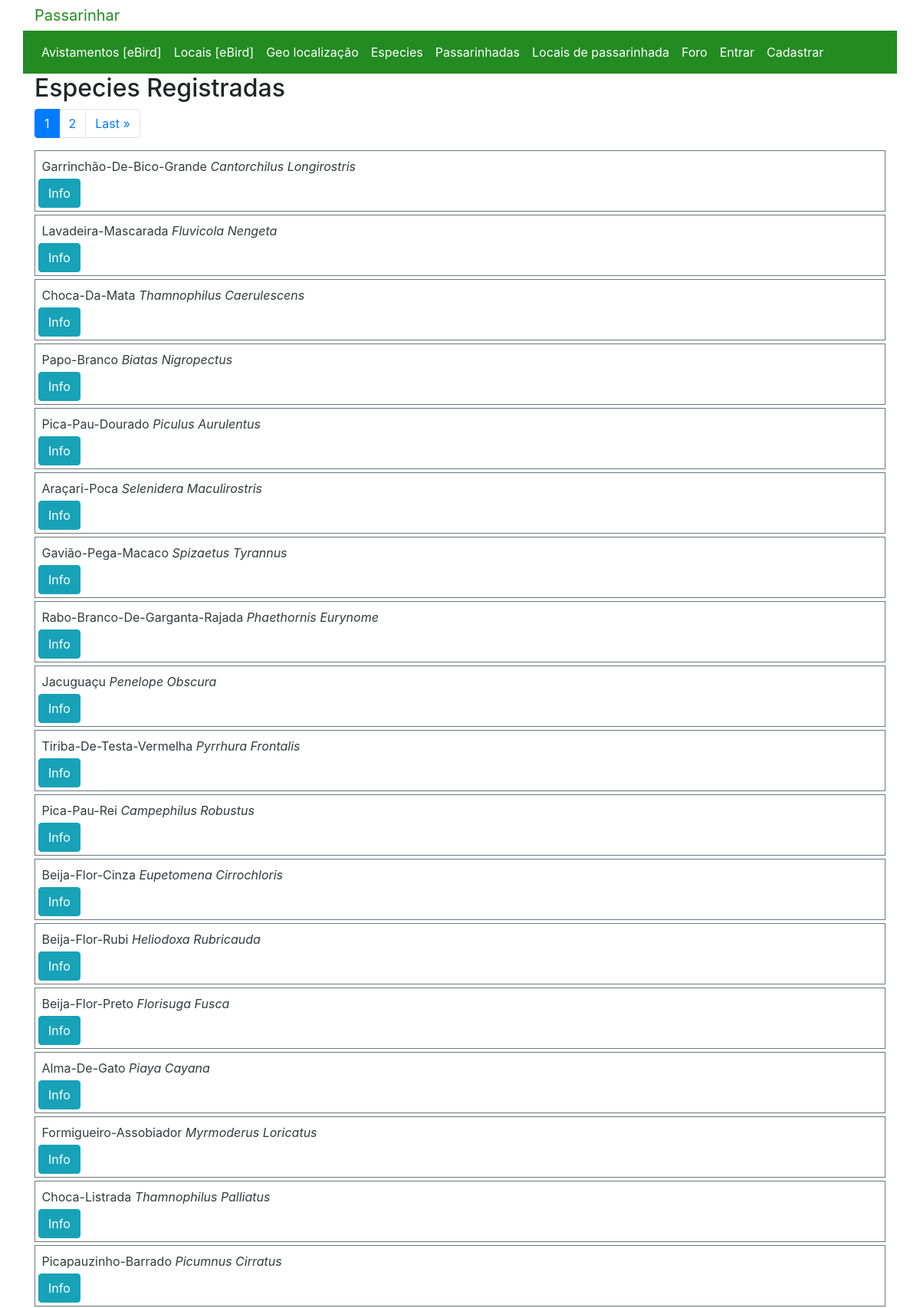
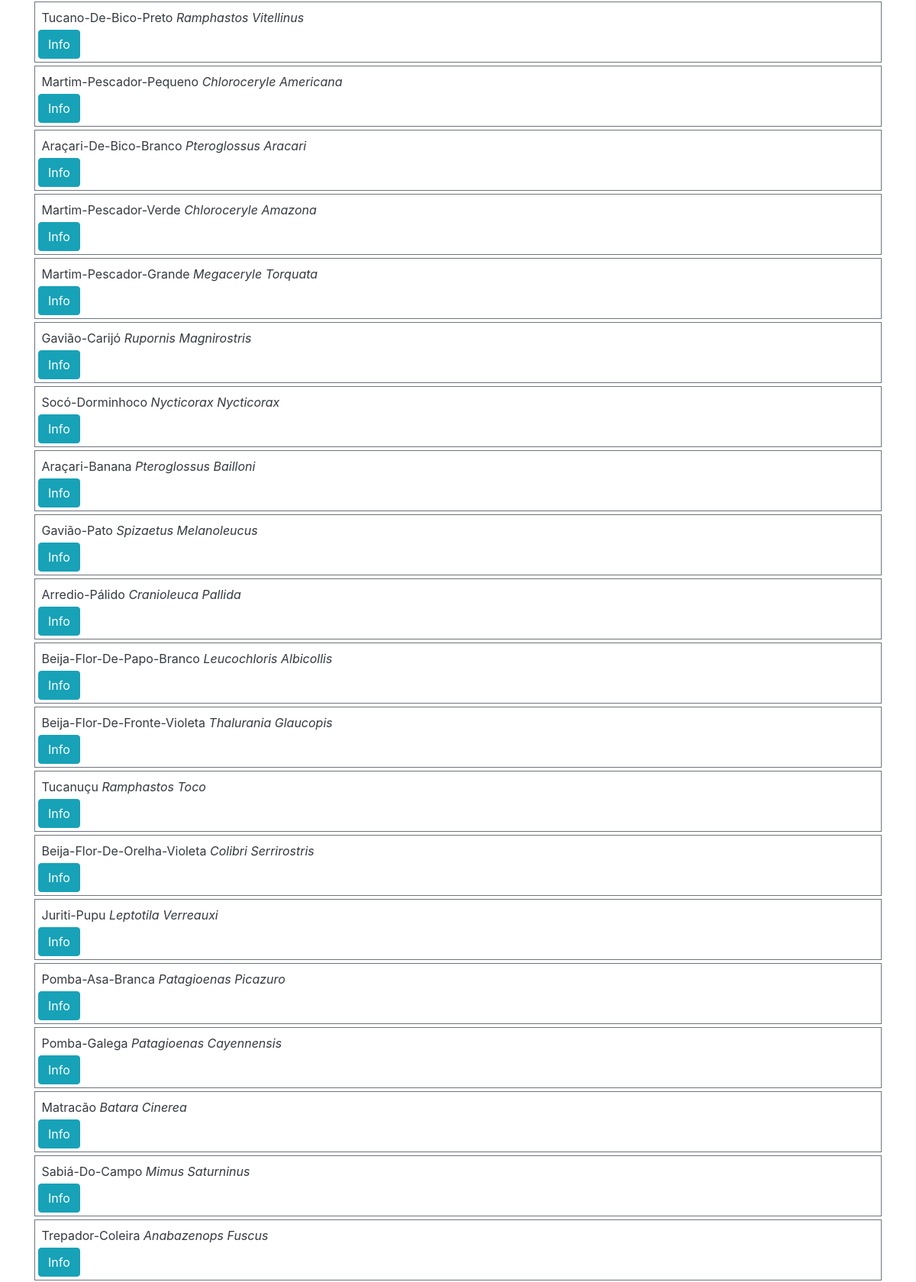
/allspices (upper part), run on the app's committed database (2 pictures, top to bottom).
### passarinhar/models.py (models this page shows, shortened)
class Spice(models.Model):
    name = models.CharField(max_length=64, unique=True)
    spice_code = models.CharField(max_length=20, null=True, blank=True)
    scientific_name = models.CharField(max_length=64, null=True, blank=True)
    DTScientific_name = models.ForeignKey(DataZoneSpecie, on_delete=models.CASCADE,null=True, blank=True, related_name="spice")
    description = models.TextField(blank=True)
    url_spice_img  = models.URLField(blank=True)
    image = ImageField(upload_to='spice_images/', pregenerated_sizes=["small", "medium"], null=True)

### passarinhar/views.py (the view)
# urls.py: path("allspices", views.allspices, name="allspices"),
def allspices(request):
    error = None
    page_obj = None
    allspices = Spice.objects.all()
    allspices = allspices.order_by("-pk").all()
    if allspices:
        p = Paginator(allspices, 30)
        page_number = request.GET.get('page')
        page_obj = p.get_page(page_number)
    else:
        error = 'Sem dados'
        page_obj = None
    return render(request, "passarinhar/spices.html", {
        'title':"Especies Registradas",
        'spices': allspices,
        'page_obj':page_obj,
        "error": error
        })

### passarinhar/templates/passarinhar/spices.html (shortened to what this page needs)
{% extends "passarinhar/layout.html" %}
{% load static %}
{% block body %}
<h2 id="page-title">{{ title }}</h2>
<nav aria-label="Page navigation">
    <ul class="pagination">
        <li class="page-item  active" aria-current="page"><a class="page-link"
                href="?page={{ page_obj.number }}">{{page_obj.number }}</a></li>
        {% if page_obj.has_next %}
        <li class="page-item"><a class="page-link"
                href="?page={{ page_obj.next_page_number }}">{{page_obj.next_page_number }}</a></li>
        <li class="page-item"><a class="page-link" href="?page={{ page_obj.paginator.num_pages }}">Last<span
                    aria-hidden="true"> &raquo;</span></a></li>
        {% endif %}
    </ul>
</nav>
{% for spice in spices %}
<div class="p-1 my-1 bg-white text-dark border border-secondary">
    <div id='spice-div{{spice.id}}' style="display:block" class="my-1">
        <span class="text-capitalize">{{ spice.name }}</span>
        <span class="text-capitalize font-italic">{{ spice.scientific_name }}</span>
    </div>
    <button type="submit" id='{{spice.id}}' class="btn btn-info">Info</button>
</div>
{% endfor %}
{% endblock %}

### passarinhar/static/passarinhar/styles.css (style rules this page uses)
a { color: forestgreen; }

### data on the page
Spice: name "Garrinchão-De-Bico-Grande", scientific_name "Cantorchilus Longirostris"
Spice: name "Lavadeira-Mascarada", scientific_name "Fluvicola Nengeta"
Spice: name "Choca-Da-Mata", scientific_name "Thamnophilus Caerulescens"
Spice: name "Papo-Branco", scientific_name "Biatas Nigropectus"
Spice: name "Pica-Pau-Dourado", scientific_name "Piculus Aurulentus"
Spice: name "Araçari-Poca", scientific_name "Selenidera Maculirostris"
Spice: name "Gavião-Pega-Macaco", scientific_name "Spizaetus Tyrannus"
Spice: name "Rabo-Branco-De-Garganta-Rajada", scientific_name "Phaethornis Eurynome"
Spice: name "Jacuguaçu", scientific_name "Penelope Obscura"
Spice: name "Tiriba-De-Testa-Vermelha", scientific_name "Pyrrhura Frontalis"
Spice: name "Pica-Pau-Rei", scientific_name "Campephilus Robustus"
Spice: name "Beija-Flor-Cinza", scientific_name "Eupetomena Cirrochloris"
Spice: name "Beija-Flor-Rubi", scientific_name "Heliodoxa Rubricauda"
Spice: name "Beija-Flor-Preto", scientific_name "Florisuga Fusca"
Spice: name "Alma-De-Gato", scientific_name "Piaya Cayana"
Spice: name "Formigueiro-Assobiador", scientific_name "Myrmoderus Loricatus"
Spice: name "Choca-Listrada", scientific_name "Thamnophilus Palliatus"
Spice: name "Picapauzinho-Barrado", scientific_name "Picumnus Cirratus"
Spice: name "Tucano-De-Bico-Preto", scientific_name "Ramphastos Vitellinus"
Spice: name "Martim-Pescador-Pequeno", scientific_name "Chloroceryle Americana"
Spice: name "Araçari-De-Bico-Branco", scientific_name "Pteroglossus Aracari"
Spice: name "Martim-Pescador-Verde", scientific_name "Chloroceryle Amazona"
Spice: name "Martim-Pescador-Grande", scientific_name "Megaceryle Torquata"
Spice: name "Gavião-Carijó", scientific_name "Rupornis Magnirostris"
Spice: name "Socó-Dorminhoco", scientific_name "Nycticorax Nycticorax"
Spice: name "Araçari-Banana", scientific_name "Pteroglossus Bailloni"
Spice: name "Gavião-Pato", scientific_name "Spizaetus Melanoleucus"
Spice: name "Arredio-Pálido", scientific_name "Cranioleuca Pallida"
Spice: name "Beija-Flor-De-Papo-Branco", scientific_name "Leucochloris Albicollis"
Spice: name "Beija-Flor-De-Fronte-Violeta", scientific_name "Thalurania Glaucopis"
Spice: name "Tucanuçu", scientific_name "Ramphastos Toco"
Spice: name "Beija-Flor-De-Orelha-Violeta", scientific_name "Colibri Serrirostris"
Spice: name "Juriti-Pupu", scientific_name "Leptotila Verreauxi"
Spice: name "Pomba-Asa-Branca", scientific_name "Patagioenas Picazuro"
Spice: name "Pomba-Galega", scientific_name "Patagioenas Cayennensis"
Spice: name "Matracão", scientific_name "Batara Cinerea"
Spice: name "Sabiá-Do-Campo", scientific_name "Mimus Saturninus"
Spice: name "Trepador-Coleira", scientific_name "Anabazenops Fuscus"

### other printed values
{{ title }} "Especies Registradas"
{{ page_obj.number }} "1"
{{ page_obj.next_page_number }} "2"
